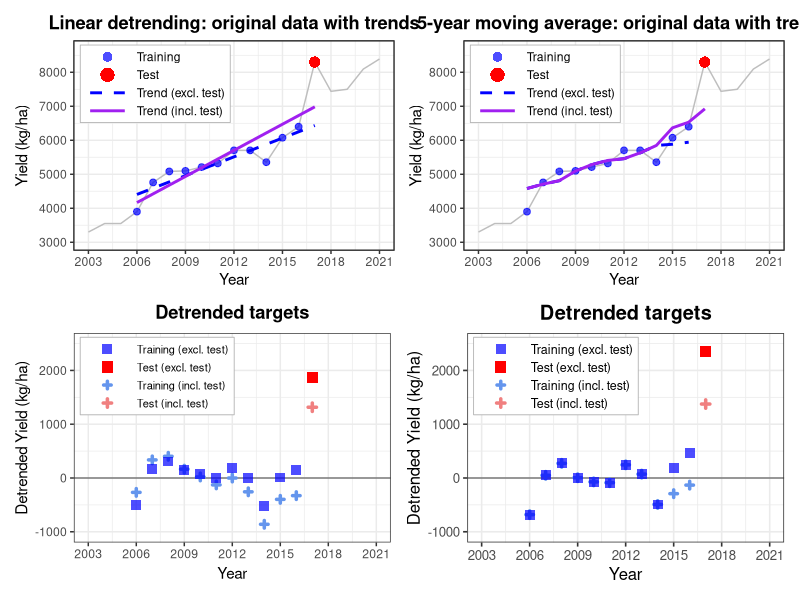

Source code (R):
# Libraries ---------------------------------------------------------------
libraries <- c("ggplot2", "patchwork")

lapply(libraries, require, character.only = TRUE)

# Data --------------------------------------------------------------------
# Colombo data; Maize 1st season
years <- c(2003, 2004, 2005, 2006, 2007, 2008, 2009, 2010, 
           2011, 2012, 2013, 2014, 2015, 2016, 2017, 2018, 2019, 2020, 2021)
yields <- c(3300, 3550, 3550, 3900, 4760, 5083, 5100, 
            5211, 5320, 5703, 5703, 5355, 6075, 6400, 8300, 7440, 7500, 8095, 8391)

# Synthetic predictor with better distribution
set.seed(42)
n <- length(years)
time_all <- 0:(n - 1)

# Moving average trend (5-year centered)
moving_average_trend <- function(yields_data, window = 5) {
  half_window <- window %/% 2
  n_pts <- length(yields_data)
  trend_values <- numeric(n_pts)
  for (i in seq_len(n_pts)) {
    start_idx <- max(1, i - half_window)
    end_idx <- min(n_pts, i + half_window)
    trend_values[i] <- mean(yields_data[start_idx:end_idx])
  }
  trend_values
}

# Split 2: Train 2006-2016, Test 2017
train_mask <- years >= 2006 & years <= 2016
test_mask <- years == 2017

years_train <- years[train_mask]
years_test <- years[test_mask]
yields_train <- yields[train_mask]
yields_test <- yields[test_mask]

time_train <- time_all[train_mask]
time_test <- time_all[test_mask]

# === LINEAR DETRENDING ===
fit_linear_trainonly <- lm(yields_train ~ time_train)
trend_linear_trainonly <- function(t) predict(fit_linear_trainonly, 
                                              newdata = data.frame(time_train = t))
yields_train_detrend_linear_trainonly <- yields_train - trend_linear_trainonly(time_train)
yields_test_detrend_linear_trainonly <- yields_test - trend_linear_trainonly(time_test)

time_combined <- c(time_train, time_test)
yields_combined <- c(yields_train, yields_test)
fit_linear_full <- lm(yields_combined ~ time_combined)
trend_linear_full <- function(t) predict(fit_linear_full, 
                                         newdata = data.frame(time_combined = t))
yields_train_detrend_linear_full <- yields_train - trend_linear_full(time_train)
yields_test_detrend_linear_full <- yields_test - trend_linear_full(time_test)

# === MOVING AVERAGE DETRENDING ===
trend_ma_trainonly <- moving_average_trend(yields_train, window = 5)
yields_train_detrend_ma_trainonly <- yields_train - trend_ma_trainonly
trend_test_ma_trainonly <- trend_ma_trainonly[length(trend_ma_trainonly)]
yields_test_detrend_ma_trainonly <- yields_test - trend_test_ma_trainonly

years_combined <- c(years_train, years_test)
trend_ma_full <- moving_average_trend(yields_combined, window = 5)
yields_train_detrend_ma_full <- yields_train - trend_ma_full[1:length(yields_train)]
yields_test_detrend_ma_full <- yields_test - trend_ma_full[length(trend_ma_full)]

train_years_extended <- c(years_train, years_test)
time_extended <- c(time_train, time_test)

# Shared styling helpers ----

x_breaks <- seq(2003, 2021, by = 3)
xlim_years <- c(2003, 2021)

# Faint white legend box that occludes gridlines
inplot_legend <- theme(
  legend.position = c(0.02, 0.98),
  legend.justification = c(0, 1),
  legend.background = element_rect(fill = "white", colour = "grey70", linewidth = 0.3),
  legend.key = element_blank(),
  legend.margin = margin(2, 4, 2, 4),
  plot.title = element_text(face = "bold", hjust=0.5),
  legend.key.spacing.y = unit(0, 'cm'),
  legend.key.width = unit(1.1, "cm"),
  legend.key.height    = unit(0.9, "lines")
) 

pad_range <- function(v, f = 0.05) {
  r <- range(v, na.rm = TRUE)
  d <- diff(r); if (d == 0) d <- abs(r[1])
  c(r[1] - d * f, r[2] + d * f)
}

# Shared y-ranges per row
ylim_orig <- pad_range(c(yields,
                         trend_linear_trainonly(time_extended),
                         trend_linear_full(time_extended),
                         trend_ma_trainonly, trend_ma_full))
ylim_detr <- pad_range(c(yields_train_detrend_linear_trainonly, yields_test_detrend_linear_trainonly,
                         yields_train_detrend_linear_full, yields_test_detrend_linear_full,
                         yields_train_detrend_ma_trainonly, yields_test_detrend_ma_trainonly,
                         yields_train_detrend_ma_full, yields_test_detrend_ma_full))

# Colour scale + legend override: top (original-data) panels
scale_top <- scale_color_manual(
  name = NULL,
  breaks = c("Training", "Test", "Trend (excl. test)", "Trend (incl. test)"),
  values = c("Training" = "blue", "Test" = "red",
             "Trend (excl. test)" = "blue", "Trend (incl. test)" = "purple")
)
guide_top <- guides(color = guide_legend(override.aes = list(
  shape     = c(16, 16, NA, NA),
  linetype  = c(0, 0, 2, 1),
  linewidth = c(0, 0, 1, 1),
  size      = c(3, 4.5, 1, 0)
)))

# Colour scale + legend override: detrended-target panels
scale_detr <- scale_color_manual(
  name = NULL,
  breaks = c("Training (excl. test)", "Test (excl. test)", "Training (incl. test)", "Test (incl. test)"),
  values = c("Training (excl. test)" = "blue", "Test (excl. test)" = "red",
             "Training (incl. test)" = "cornflowerblue", "Test (incl. test)" = "lightcoral")
)
guide_detr <- guides(color = guide_legend(override.aes = list(
  shape  = c(15, 15, 3, 3),
  size   = c(3, 3.5, 0.6, 0.8),
  stroke = c(0.5, 0.5, 1.8, 1.8)
)))

df_all <- data.frame(year = years, yield = yields)
df_train <- data.frame(year = years_train, yield = yields_train)
df_test <- data.frame(year = years_test, yield = yields_test)

# Row 1: Original data with trends -----

df_trend_linear_trainonly <- data.frame(year = train_years_extended, 
                                        yield = trend_linear_trainonly(time_extended))
df_trend_linear_full <- data.frame(year = train_years_extended, 
                                   yield = trend_linear_full(time_extended))

p1 <- ggplot() +
  geom_line(data = df_all, 
            aes(x = year, y = yield), color = "gray", alpha = 1) +
  geom_point(data = df_train, 
             aes(x = year, y = yield, color = "Training"), size = 2, alpha = 0.7) +
  geom_point(data = df_test, 
             aes(x = year, y = yield, color = "Test"), size = 3.5, shape = 16) +
  geom_line(data = df_trend_linear_trainonly, 
            aes(x = year, y = yield, color = "Trend (excl. test)"), linetype = "dashed", linewidth = 1) +
  geom_line(data = df_trend_linear_full,
            aes(x = year, y = yield, color = "Trend (incl. test)"), linewidth = 1) +
  scale_top + guide_top +
  scale_x_continuous(breaks = x_breaks) +
  coord_cartesian(xlim = xlim_years, ylim = ylim_orig) +
  labs(title = "Linear detrending: original data with trends", x = "Year", y = "Yield (kg/ha)") +
  theme_bw(base_size = 11) + inplot_legend

df_trend_ma_trainonly <- data.frame(year = years_train, yield = trend_ma_trainonly)
df_trend_ma_full <- data.frame(year = train_years_extended, yield = trend_ma_full)

p2 <- ggplot() +
  geom_line(data = df_all, 
            aes(x = year, y = yield), color = "gray", alpha = 1) +
  geom_point(data = df_train, 
             aes(x = year, y = yield, color = "Training"), size = 2, alpha = 0.7) +
  geom_point(data = df_test, 
             aes(x = year, y = yield, color = "Test"), size = 3.5, shape = 16) +
  geom_line(data = df_trend_ma_trainonly, 
            aes(x = year, y = yield, color = "Trend (excl. test)"), linetype = "dashed", linewidth = 1) +
  geom_line(data = df_trend_ma_full, 
            aes(x = year, y = yield, color = "Trend (incl. test)"), linewidth = 1) +
  scale_top + guide_top +
  scale_x_continuous(breaks = x_breaks) +
  coord_cartesian(xlim = xlim_years, ylim = ylim_orig) +
  labs(title = "5-year moving average: original data with trends", x = "Year", y = "Yield (kg/ha)") +
  theme_bw(base_size = 11) + inplot_legend
  
# Row 2: Detrended targets -----

df3_train_to <- data.frame(year = years_train, yield = yields_train_detrend_linear_trainonly)
df3_test_to <- data.frame(year = years_test, yield = yields_test_detrend_linear_trainonly)
df3_train_full <- data.frame(year = years_train, yield = yields_train_detrend_linear_full)
df3_test_full <- data.frame(year = years_test, yield = yields_test_detrend_linear_full)

p3 <- ggplot() +
  geom_hline(yintercept = 0, color = "black", alpha = 0.5) +
  geom_point(data = df3_train_full, 
             aes(x = year, y = yield, color = "Training (incl. test)"), size = 0.6, shape = 3, stroke = 1.8) +
  geom_point(data = df3_train_to, 
             aes(x = year, y = yield, color = "Training (excl. test)"), size = 3, alpha = 0.7, shape = 15) +
  geom_point(data = df3_test_to, 
             aes(x = year, y = yield, color = "Test (excl. test)"), size = 3.5, shape = 15) +
  geom_point(data = df3_test_full, 
             aes(x = year, y = yield, color = "Test (incl. test)"), size = 0.8, shape = 3, stroke = 1.8) +
  scale_detr + guide_detr +
  scale_x_continuous(breaks = x_breaks) +
  coord_cartesian(xlim = xlim_years, ylim = ylim_detr) +
  labs(title = "Detrended targets", x = "Year", y = "Detrended Yield (kg/ha)") +
  theme_bw(base_size = 11) + inplot_legend + theme(legend.text = element_text(size = 8))

df4_train_to <- data.frame(year = years_train, yield = yields_train_detrend_ma_trainonly)
df4_test_to <- data.frame(year = years_test, yield = yields_test_detrend_ma_trainonly)
df4_train_full <- data.frame(year = years_train, yield = yields_train_detrend_ma_full)
df4_test_full <- data.frame(year = years_test, yield = yields_test_detrend_ma_full)

p4 <- ggplot() +
  geom_hline(yintercept = 0, color = "black", alpha = 0.5) +
  geom_point(data = df4_train_full, 
             aes(x = year, y = yield, color = "Training (incl. test)"), size = 0.6, shape = 3, stroke = 1.8) +
  geom_point(data = df4_train_to, 
             aes(x = year, y = yield, color = "Training (excl. test)"), size = 3, alpha = 0.7, shape = 15) +
  geom_point(data = df4_test_to, 
             aes(x = year, y = yield, color = "Test (excl. test)"), size = 3.5, shape = 15) +
  geom_point(data = df4_test_full, 
             aes(x = year, y = yield, color = "Test (incl. test)"), size = 0.8, shape = 3, stroke = 1.8) +
  scale_detr + guide_detr +
  scale_x_continuous(breaks = x_breaks) +
  coord_cartesian(xlim = xlim_years, ylim = ylim_detr) +
  labs(title = "Detrended targets", x = "Year", y = "Detrended Yield (kg/ha)") +
  theme_bw(base_size = 12) + inplot_legend + theme(legend.text = element_text(size = 9))

# Combine into 2x2 layout
combined <- (p1 | p2) / (p3 | p4)
ggsave("./figures/fig4_detrending.png", 
       combined, width = 10, height = 6, dpi = 300)
